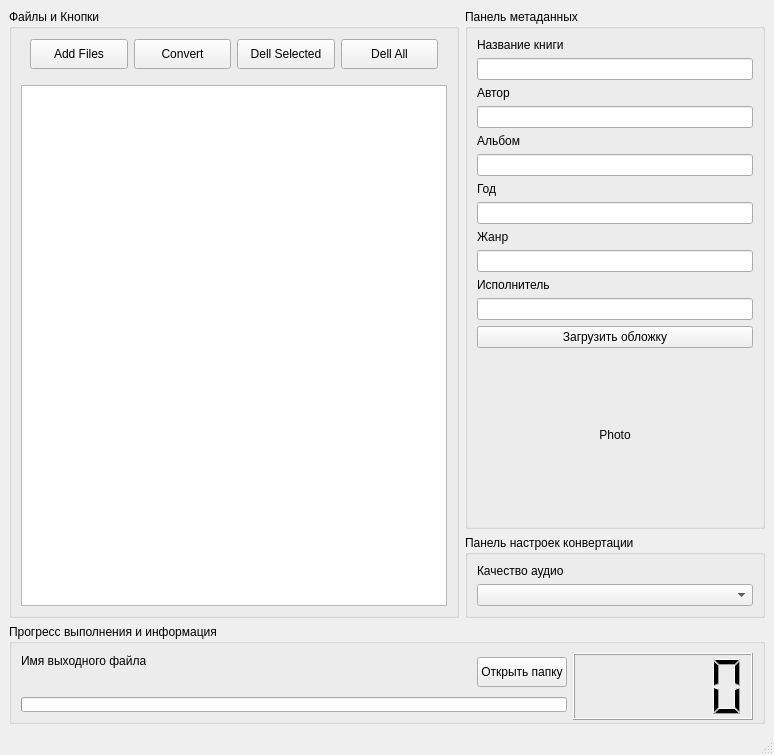
<?xml version="1.0" encoding="UTF-8"?>
<ui version="4.0">
 <class>MainWindow</class>
 <widget class="QMainWindow" name="MainWindow">
  <property name="geometry">
   <rect>
    <x>0</x>
    <y>0</y>
       <width>774</width>
       <height>755</height>
   </rect>
  </property>
  <property name="windowTitle">
   <string>MainWindow</string>
  </property>
  <widget class="QWidget" name="centralwidget">
   <layout class="QGridLayout" name="gridLayout_3">
    <item row="0" column="0">
     <layout class="QGridLayout" name="gridLayout_2" columnstretch="6,4">
      <item row="0" column="0" rowspan="2">
       <widget class="QGroupBox" name="groupBox_files">
        <property name="title">
            <string>Файлы и Кнопки</string>
        </property>
        <layout class="QVBoxLayout" name="verticalLayout">
            <property name="topMargin">
                <number>0</number>
            </property>
            <property name="bottomMargin">
                <number>9</number>
            </property>
         <item>
             <widget class="QWidget" name="widget" native="true">
                 <property name="minimumSize">
                     <size>
                         <width>0</width>
                         <height>50</height>
                     </size>
                 </property>
                 <layout class="QGridLayout" name="gridLayout_5">
                     <item row="0" column="3">
                         <widget class="QPushButton" name="pushButton_2">
                             <property name="minimumSize">
                                 <size>
                                     <width>0</width>
                                     <height>30</height>
                                 </size>
                             </property>
                             <property name="text">
                                 <string>Dell Selected</string>
                             </property>
                         </widget>
                     </item>
                     <item row="0" column="0">
                         <widget class="QPushButton" name="pushButton">
                             <property name="minimumSize">
                                 <size>
                                     <width>0</width>
                                     <height>30</height>
                                 </size>
                             </property>
                             <property name="text">
                                 <string>Add Files</string>
                             </property>
                         </widget>
                     </item>
                     <item row="0" column="1">
                         <widget class="QPushButton" name="pushButton_convert">
                             <property name="minimumSize">
                                 <size>
                                     <width>0</width>
                                     <height>30</height>
                                 </size>
                             </property>
                             <property name="text">
                                 <string>Convert</string>
                             </property>
                         </widget>
                     </item>
                     <item row="0" column="4">
                         <widget class="QPushButton" name="pushButton_stop_and_clean">
                             <property name="minimumSize">
                                 <size>
                                     <width>0</width>
                                     <height>30</height>
                                 </size>
                             </property>
                             <property name="text">
                                 <string>Dell All</string>
                             </property>
                         </widget>
                     </item>
                 </layout>
             </widget>
         </item>
         <item>
             <widget class="QListWidget" name="listWidget">
                 <property name="acceptDrops">
                     <bool>true</bool>
                 </property>
                 <property name="toolTip">
                     <string/>
                 </property>
                 <property name="whatsThis">
                     <string/>
                 </property>
                 <property name="dragDropMode">
                     <enum>QAbstractItemView::DragDrop</enum>
           </property>
          </widget>
         </item>
        </layout>
       </widget>
      </item>
      <item row="0" column="1">
       <widget class="QGroupBox" name="MetadataPanel">
        <property name="title">
            <string>Панель метаданных</string>
        </property>
        <layout class="QVBoxLayout" name="verticalLayout_6">
         <item>
          <layout class="QVBoxLayout" name="verticalLayout_2">
           <item>
            <widget class="QLabel" name="label_book_name">
             <property name="text">
              <string>Название книги</string>
             </property>
            </widget>
           </item>
           <item>
            <widget class="QLineEdit" name="lineEdit_title"/>
           </item>
          </layout>
         </item>
         <item>
          <layout class="QVBoxLayout" name="verticalLayout_3">
           <item>
            <widget class="QLabel" name="label_autor_name">
             <property name="text">
              <string>Автор</string>
             </property>
            </widget>
           </item>
           <item>
            <widget class="QLineEdit" name="lineEdit_artist"/>
           </item>
          </layout>
         </item>
         <item>
          <layout class="QVBoxLayout" name="verticalLayout_4">
           <item>
            <widget class="QLabel" name="label_album_name">
             <property name="text">
              <string>Альбом</string>
             </property>
            </widget>
           </item>
           <item>
            <widget class="QLineEdit" name="lineEdit_album"/>
           </item>
          </layout>
         </item>
         <item>
          <layout class="QVBoxLayout" name="verticalLayout_10">
           <item>
            <widget class="QLabel" name="label_album_name_3">
             <property name="text">
              <string>Год</string>
             </property>
            </widget>
           </item>
           <item>
            <widget class="QLineEdit" name="lineEdit_year"/>
           </item>
          </layout>
         </item>
         <item>
          <layout class="QVBoxLayout" name="verticalLayout_5">
           <item>
            <widget class="QLabel" name="label_genre_name">
             <property name="text">
              <string>Жанр</string>
             </property>
            </widget>
           </item>
           <item>
            <widget class="QLineEdit" name="lineEdit_genre"/>
           </item>
           <item>
            <layout class="QVBoxLayout" name="verticalLayout_11">
             <item>
              <widget class="QLabel" name="label_albumartist">
               <property name="text">
                <string>Исполнитель</string>
               </property>
              </widget>
             </item>
             <item>
              <widget class="QLineEdit" name="lineEdit_albumartist"/>
             </item>
            </layout>
           </item>
          </layout>
         </item>
         <item>
          <layout class="QGridLayout" name="gridLayout">
           <item row="2" column="0">
            <widget class="QLabel" name="label_cover_of_book">
             <property name="minimumSize">
              <size>
               <width>150</width>
               <height>150</height>
              </size>
             </property>
             <property name="text">
              <string>Photo</string>
             </property>
             <property name="alignment">
              <set>Qt::AlignCenter</set>
             </property>
            </widget>
           </item>
           <item row="0" column="0">
            <widget class="QPushButton" name="pushButton_upload_cover">
             <property name="text">
              <string>Загрузить обложку</string>
             </property>
            </widget>
           </item>
           <item row="3" column="0">
            <spacer name="verticalSpacer_2">
             <property name="orientation">
              <enum>Qt::Vertical</enum>
             </property>
             <property name="sizeHint" stdset="0">
              <size>
               <width>20</width>
               <height>40</height>
              </size>
             </property>
            </spacer>
           </item>
           <item row="1" column="0">
            <spacer name="verticalSpacer">
             <property name="orientation">
              <enum>Qt::Vertical</enum>
             </property>
             <property name="sizeHint" stdset="0">
              <size>
               <width>20</width>
               <height>40</height>
              </size>
             </property>
            </spacer>
           </item>
          </layout>
         </item>
        </layout>
       </widget>
      </item>
      <item row="4" column="0" colspan="2">
       <widget class="QGroupBox" name="ControlPanel">
           <property name="minimumSize">
               <size>
                   <width>0</width>
                   <height>100</height>
               </size>
           </property>
        <property name="title">
            <string>Прогресс выполнения и информация</string>
        </property>
           <layout class="QGridLayout" name="gridLayout_4" columnstretch="5,1,2">
               <item row="0" column="0">
          <widget class="QLabel" name="label_progress_description">
           <property name="text">
            <string>Имя выходного файла</string>
           </property>
          </widget>
         </item>
               <item row="0" column="1" rowspan="2">
                   <widget class="QPushButton" name="pushButton_openDir">
                       <property name="minimumSize">
                           <size>
                               <width>0</width>
                               <height>30</height>
                           </size>
           </property>
                       <property name="text">
                           <string>Открыть папку</string>
           </property>
          </widget>
         </item>
               <item row="0" column="2" rowspan="3">
                   <widget class="QLCDNumber" name="lcdNumber">
                       <property name="minimumSize">
                           <size>
                               <width>180</width>
                               <height>67</height>
                           </size>
                       </property>
                       <property name="smallDecimalPoint">
                           <bool>false</bool>
                       </property>
                   </widget>
               </item>
               <item row="1" column="0">
                   <widget class="QLabel" name="label_progress_description_2">
                       <property name="text">
                           <string/>
                       </property>
                   </widget>
               </item>
               <item row="2" column="0" colspan="2">
                   <widget class="QProgressBar" name="progressBar">
                       <property name="value">
                           <number>0</number>
                       </property>
                       <property name="textVisible">
                           <bool>false</bool>
                       </property>
                   </widget>
         </item>
        </layout>
       </widget>
      </item>
      <item row="1" column="1">
       <widget class="QGroupBox" name="ConversionSettingsPanel">
        <property name="title">
         <string>Панель настроек конвертации</string>
        </property>
        <layout class="QVBoxLayout" name="verticalLayout_8">
         <item>
          <layout class="QVBoxLayout" name="verticalLayout_7">
           <item>
            <widget class="QLabel" name="label_audio_quality">
             <property name="text">
              <string>Качество аудио</string>
             </property>
            </widget>
           </item>
           <item>
            <widget class="QComboBox" name="comboBox_audio_quality"/>
           </item>
          </layout>
         </item>
        </layout>
       </widget>
      </item>
     </layout>
    </item>
   </layout>
  </widget>
  <widget class="QMenuBar" name="menubar">
   <property name="geometry">
    <rect>
     <x>0</x>
     <y>0</y>
        <width>774</width>
     <height>21</height>
    </rect>
   </property>
  </widget>
  <widget class="QStatusBar" name="statusbar"/>
 </widget>
 <resources/>
 <connections/>
</ui>
